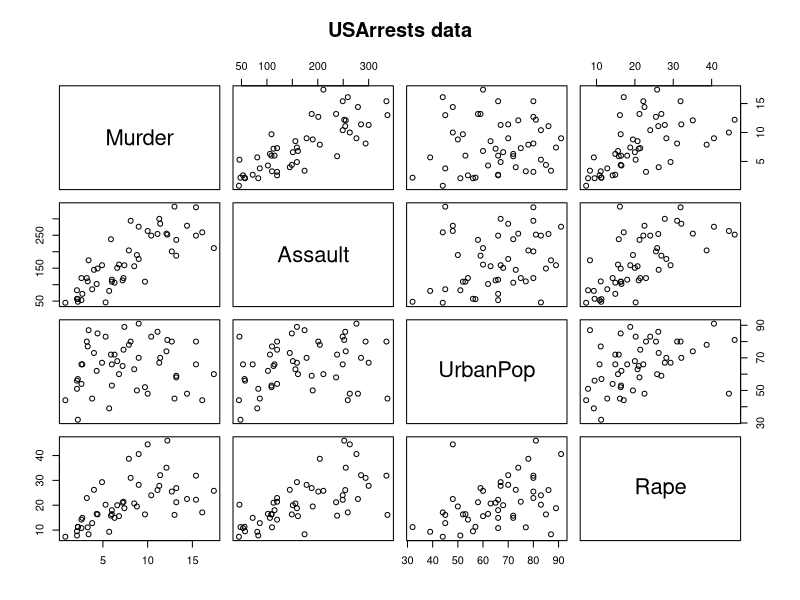
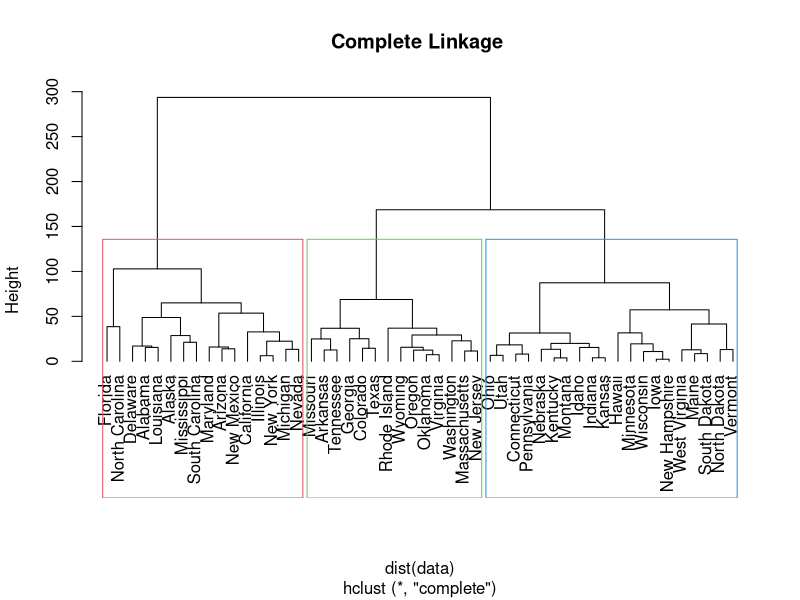
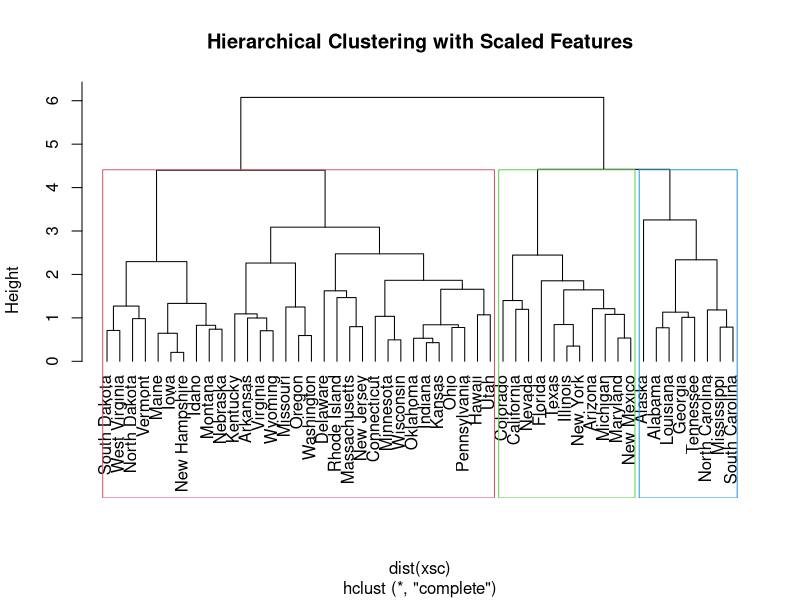

R code for these plots, in order:
#####################################################
# Homework 2 Problem 1
#####################################################

rm(list=ls())

# loading and exploring USArrests dataset
data <- USArrests
summary(USArrests)
sum(is.na(data))
head(data)
pairs(USArrests, main = "USArrests data")

# importing clustering library
library('cluster')

set.seed(6)

# Hierarchical clustering with complete linkage
hc.complete = hclust(dist(data), method="complete")

# plotting the clusters
plot(hc.complete ,main="Complete Linkage ",hang=-1)


# determing the cluster states
rect.hclust(hc.complete, k = 3, border = 2:4)

clusters <- cutree(hc.complete , h=150)

# scaling data
xsc=scale(data) 
summary(xsc)

# Hierarchical clustering with scaled features
hc.scale <-hclust(dist(xsc), method ="complete")
plot(hc.scale, main="Hierarchical Clustering with Scaled Features",hang=-1)

#determining cluster states of sclaed data
rect.hclust(hc.scale, k = 3, border = 2:4)
scaledClusters <- cutree(hc.scale , k=3)